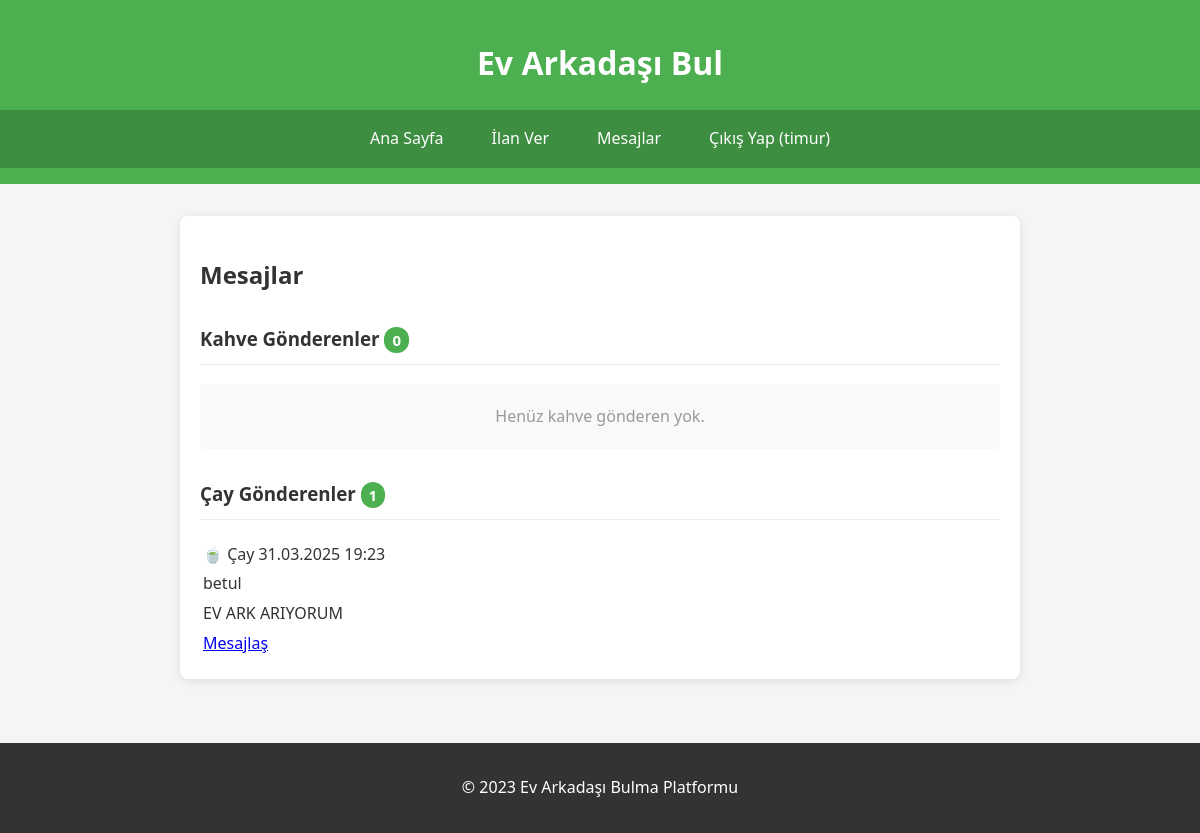
Before: /mesajlar (signed in) with the older database file.
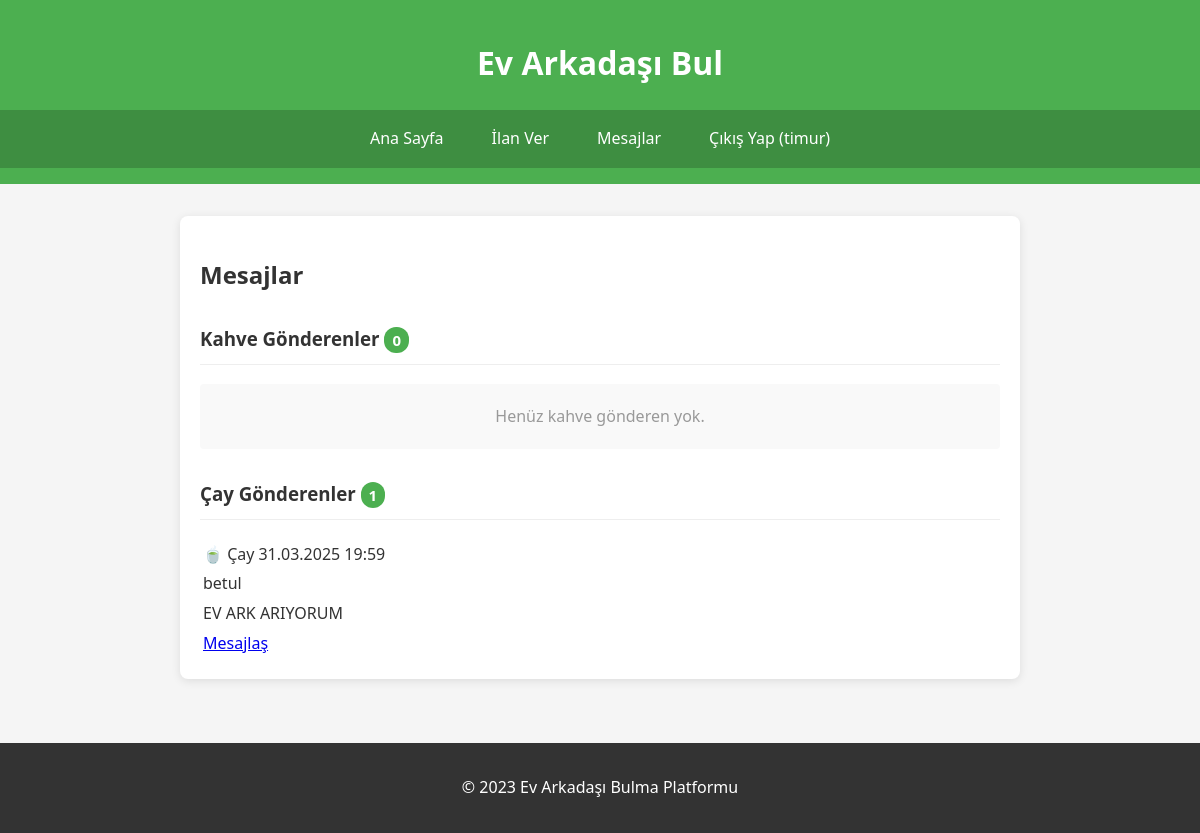
After: the same page with the newer database file.
### tables this page shows
CREATE TABLE begeniler (
            id INTEGER PRIMARY KEY AUTOINCREMENT,
            ilan_id INTEGER NOT NULL,
            gonderen_id INTEGER NOT NULL,
            tip TEXT NOT NULL,  -- 'cay' veya 'kahve'
            tarih TIMESTAMP DEFAULT CURRENT_TIMESTAMP,
            FOREIGN KEY(ilan_id) REFERENCES ilanlar(id),
            FOREIGN KEY(gonderen_id) REFERENCES users(id),
            UNIQUE(ilan_id, gonderen_id)  -- Bir kullanıcı bir ilana sadece bir kez beğeni gönderebilir
        );

CREATE TABLE users (
            id INTEGER PRIMARY KEY AUTOINCREMENT,
            username TEXT UNIQUE NOT NULL,
            password TEXT NOT NULL,
            email TEXT UNIQUE NOT NULL,
            phone TEXT,
            created_at TIMESTAMP DEFAULT CURRENT_TIMESTAMP
        );

CREATE TABLE ilanlar (
            id INTEGER PRIMARY KEY AUTOINCREMENT,
            baslik TEXT NOT NULL,
            aciklama TEXT NOT NULL,
            fiyat REAL NOT NULL,
            konum TEXT NOT NULL,
            cinsiyet TEXT NOT NULL,
            oda_sayisi TEXT NOT NULL,
            sigara BOOLEAN DEFAULT 0,
            alkol BOOLEAN DEFAULT 0,
            evcil_hayvan BOOLEAN DEFAULT 0,
            resimler TEXT,
            tarih TIMESTAMP DEFAULT CURRENT_TIMESTAMP,
            user_id INTEGER,
            FOREIGN KEY(user_id) REFERENCES users(id)
        );

### app.py (the view)
@app.route('/mesajlar')
@login_required
def mesajlar():
    db = get_db()
    cursor = db.conn.cursor()
    cursor.execute(
        "SELECT COUNT(*) FROM ilanlar WHERE user_id = ?",
        (session['user_id'],)
    )
    is_ev_sahibi = cursor.fetchone()[0] > 0
    begeniler = []
    cursor.execute('''
        SELECT b.*, u.username, i.baslik as ilan_baslik,
               mi.durum as istek_durumu, mo.id as oda_id
        FROM begeniler b
        JOIN users u ON b.gonderen_id = u.id
        JOIN ilanlar i ON b.ilan_id = i.id
        LEFT JOIN mesaj_istekleri mi ON
            mi.ilan_id = b.ilan_id AND
            mi.gonderen_id = b.gonderen_id
        LEFT JOIN mesaj_odalari mo ON
            (mo.kullanici1_id = b.gonderen_id AND mo.kullanici2_id = ?) OR
            (mo.kullanici2_id = b.gonderen_id AND mo.kullanici1_id = ?)
        WHERE i.user_id = ? OR b.gonderen_id = ?
        ORDER BY b.tarih DESC
    ''', (session['user_id'], session['user_id'], session['user_id'], session['user_id']))
    begeniler = [dict(row) for row in cursor.fetchall()]
    kahve_gonderenler = [b for b in begeniler if b['tip'] == 'kahve']
    cay_gonderenler = [b for b in begeniler if b['tip'] == 'cay']
    return render_template('mesajlar.html',
                        kahve_gonderenler=kahve_gonderenler,
                        cay_gonderenler=cay_gonderenler,
                        is_ev_sahibi=is_ev_sahibi)

### app.py (called while the page is built)
@app.template_filter('datetimeformat')
def datetimeformat(value, format='%d.%m.%Y %H:%M'):
    if isinstance(value, str):
        value = datetime.strptime(value, '%Y-%m-%d %H:%M:%S')
    return value.strftime(format)

def get_db():
    if 'db' not in g:
        g.db = Database(app.config['DATABASE'])
    return g.db

def generate_csrf_token():
    if '_csrf_token' not in session:
        session['_csrf_token'] = secrets.token_hex(16)
    return session['_csrf_token']

def login_required(f):
    @wraps(f)
    def decorated_function(*args, **kwargs):
        if 'user_id' not in session:
            flash('Bu sayfayı görüntülemek için giriş yapmalısınız', 'danger')
            return redirect(url_for('login', next=request.url))
        return f(*args, **kwargs)
    return decorated_function

@app.context_processor
def utility_processor():
    def file_exists(path):
        return os.path.exists(path)
    return dict(file_exists=file_exists)

### database.py (called while the page is built)
    def upgrade_database(self):
        try:
            cursor = self.conn.cursor()
            cursor.execute("PRAGMA table_info(mesaj_istekleri)")
            columns = [col[1] for col in cursor.fetchall()]
            if 'oda_id' not in columns:
                cursor.execute('ALTER TABLE mesaj_istekleri ADD COLUMN oda_id INTEGER REFERENCES mesaj_odalari(id)')
                self.conn.commit()
                print("Veritabanı şeması güncellendi: oda_id eklendi")
        except sqlite3.Error as e:
            print("Veritabanı güncelleme hatası:", e)

    def close(self):
        if hasattr(self, 'conn') and self.conn:
            self.conn.close()

    def __del__(self):
        self.close()

### templates/mesajlar.html (shortened to what this page needs)
{% extends "base.html" %}
{% block content %}
<section class="mesajlar-section">
    <h2>Mesajlar</h2>
    <div class="begeni-listesi">
        <h3>Kahve Gönderenler <span class="badge">{{ kahve_gonderenler|length }}</span></h3>
        {% if kahve_gonderenler %}
        <div class="begeni-grid">
            {% for begeni in kahve_gonderenler %}
            <div class="begeni-karti kahve">
                <div class="begeni-header">
                    <span class="begeni-tip">☕ Kahve</span>
                    <span class="begeni-tarih">{{ begeni.tarih|datetimeformat }}</span>
                </div>
                <div class="begeni-icerik">
                    <div class="kullanici-bilgi">
                        <span class="username">{{ begeni.username }}</span>
                        <span class="ilan-baslik">{{ begeni.ilan_baslik }}</span>
                    </div>
					<a href="{{ url_for('mesaj_odasi', oda_id=begeni.oda_id) }}"
					   class="btn btn-primary {% if not begeni.oda_id %}disabled{% endif %}">
						{% if begeni.oda_id %}Mesajlaş{% else %}Onay Bekliyor{% endif %}
					</a>
                </div>
            </div>
            {% endfor %}
        </div>
        {% else %}
        <p class="bos-liste">Henüz kahve gönderen yok.</p>
        {% endif %}
        <h3>Çay Gönderenler <span class="badge">{{ cay_gonderenler|length }}</span></h3>
		{% if cay_gonderenler %}
		<table>
			{% for begeni in cay_gonderenler %}
			<tr>
				<td>🍵 Çay</td>
				<td>{{ begeni.tarih|datetimeformat }}</td>
			</tr>
			<tr>
				<td colspan="2">{{ begeni.username }}</td>
			</tr>
			<tr>
				<td colspan="2">{{ begeni.ilan_baslik }}</td>
			</tr>
			<tr>
				<td colspan="2">
					{% if is_ev_sahibi %}
						{% if begeni.istek_durumu == 'beklemede' %}
						<form method="POST" action="{{ url_for('mesaj_istek_islem') }}">
							<input type="hidden" name="csrf_token" value="{{ csrf_token() }}">
							<input type="hidden" name="istek_id" value="{{ begeni.id }}">
							<button type="submit" name="islem" value="kabul" class="btn btn-success">Kabul Et</button>
							<button type="submit" name="islem" value="red" class="btn btn-danger">Reddet</button>
						</form>
						{% elif begeni.istek_durumu == 'kabul' and begeni.oda_id %}
						<a href="{{ url_for('mesaj_odasi', oda_id=begeni.oda_id) }}" class="btn btn-primary">
							Mesajlaş
						</a>
						{% endif %}
					{% endif %}
				</td>
			</tr>
			{% endfor %}
		</table>
		{% else %}
		<p>Henüz çay gönderen yok.</p>
		{% endif %}
    </div>
</section>
{% endblock %}

### templates/base.html (shortened to what this page needs)
<!DOCTYPE html>
<html lang="tr">
<head>
    <link rel="stylesheet" href="{{ url_for('static', filename='css/style.css') }}">
</head>
<body>
    <header>
        <h1>Ev Arkadaşı Bul</h1>
        <nav>
            <a href="{{ url_for('index') }}">Ana Sayfa</a>
            {% if 'user_id' in session %}
                <a href="{{ url_for('ilan_ver') }}">İlan Ver</a>
    		<a href="{{ url_for('mesajlar') }}">Mesajlar</a>
                <a href="{{ url_for('logout') }}">Çıkış Yap ({{ session['username'] }})</a>
            {% else %}
                <a href="{{ url_for('login') }}">Giriş Yap</a>
            {% endif %}
        </nav>
    </header>
    <main>
        {% block content %}{% endblock %}
    </main>
    <footer>
        <p>&copy; 2023 Ev Arkadaşı Bulma Platformu</p>
    </footer>
</body>
</html>

### static/css/style.css (style rules this page uses)
body { font-family: 'Segoe UI', Tahoma, Geneva, Verdana, sans-serif; line-height: 1.6; margin: 0; padding: 0; color: #333; background-color: #f5f5f5; }
header { background-color: #4CAF50; color: white; padding: 1rem 0; text-align: center; }
nav { display: flex; justify-content: center; gap: 1rem; padding: 0.5rem 0; background-color: #3e8e41; }
nav a { color: white; text-decoration: none; padding: 0.5rem 1rem; border-radius: 4px; transition: background-color 0.3s; }
main { padding: 2rem; max-width: 1200px; margin: 0 auto; }
footer { text-align: center; padding: 1rem 0; background-color: #333; color: white; margin-top: 2rem; }
.mesajlar-section { max-width: 800px; margin: 0 auto; padding: 20px; background: white; border-radius: 8px; box-shadow: 0 2px 10px rgba(0,0,0,0.1); }
.begeni-listesi h3 { margin-top: 30px; padding-bottom: 10px; border-bottom: 1px solid #eee; color: #333; }
.badge { background: #4CAF50; color: white; padding: 3px 8px; border-radius: 12px; font-size: 0.8em; }
.bos-liste { color: #999; text-align: center; padding: 20px; background: #f9f9f9; border-radius: 4px; }

Changed rows visible on the page:
changed begeniler "betul": tarih "31.03.2025 19:23" → "31.03.2025 19:59"
